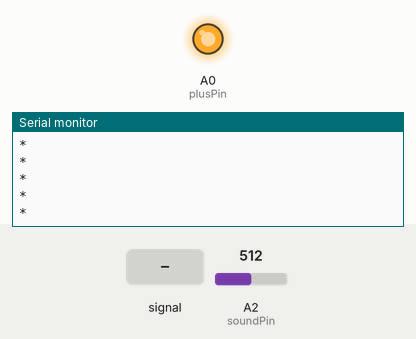
This sketch was run on a simulated Arduino Uno, built with avr-gcc and run on an emulated ATmega328P. Shown: output pins drawn as LEDs (lit = HIGH), the last lines printed to the serial monitor. The test bench sets the inputs (shaded band); at power-on: A2 (soundPin) = 512.

Above: at 1.2 s.
1.3 s: A2 (soundPin) fed a 200 Hz sine of ±81 counts around its level
At 1.41 s:
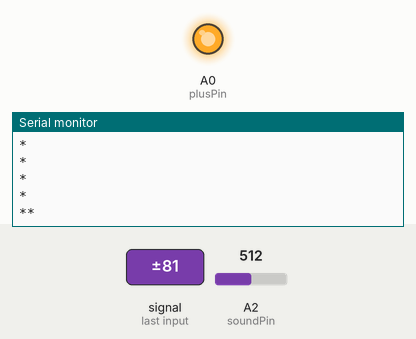
3.0 s: A2 (soundPin) set to 716
At 3.01 s:
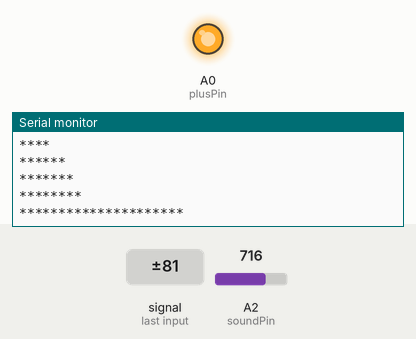
4.9 s: A2 (soundPin) fed a 1000 Hz sine of ±255 counts around its level
At 4.92 s:
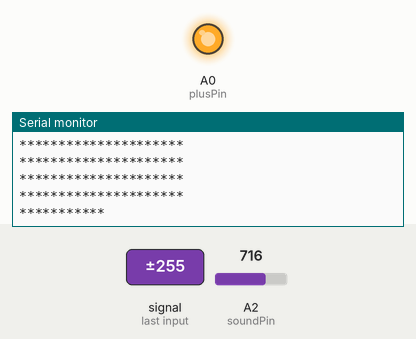
6.6 s: A2 (soundPin) fed a 2 Hz sine of ±306 counts around its level
At 6.63 s:
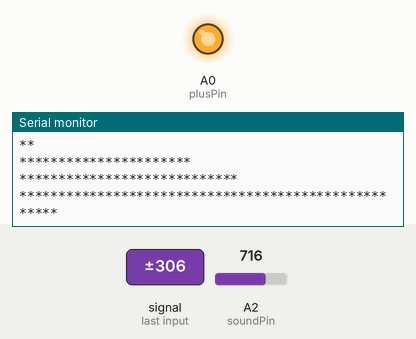
8.2 s: A2 (soundPin) set to 900
At 8.23 s:
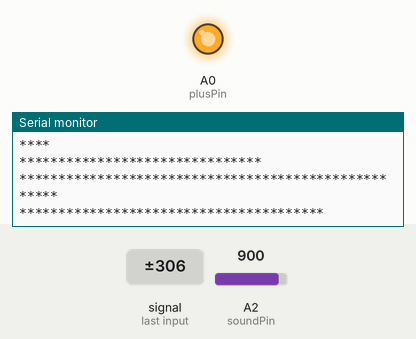

Measured:
- after the input at 1.3 s, the serial monitor: prints a new line after 0.10 s (image 1)
- after the input at 3.0 s, the serial monitor: prints a new line at once (image 2)
- after the input at 4.9 s, the serial monitor: prints a new line at once (image 3)
- after the input at 6.6 s, the serial monitor: prints a new line at once (image 4)
- after the input at 8.2 s, the serial monitor: prints a new line at once (image 5)

The sketch:

vu_meter.ino
```cpp
// vu_meter
// Arduino Uno or Leonardo

int gndPin = A1;
int plusPin = A0;
int soundPin = 2;

void setup()
{
  pinMode(gndPin, OUTPUT);
  digitalWrite(gndPin, LOW);
  pinMode(plusPin, OUTPUT);
  digitalWrite(plusPin, HIGH);
  Serial.begin(9600);
}

void loop()
{
  int value = analogRead(soundPin);
  int topLED = 1 + abs(value - 511) / 10;

  for (int i = 0; i < topLED; i++)
  {
      Serial.print("*");
  }
  Serial.println();
  delay(100);
}
```
